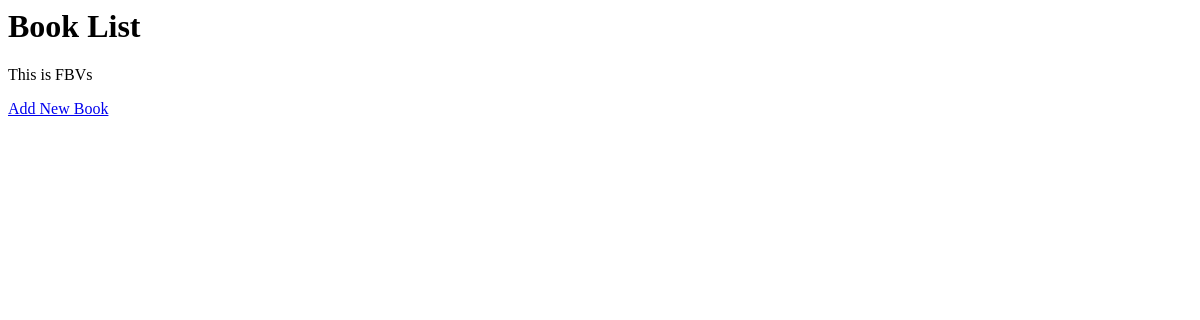
Page /app_F/fbv/ on the earlier database version.
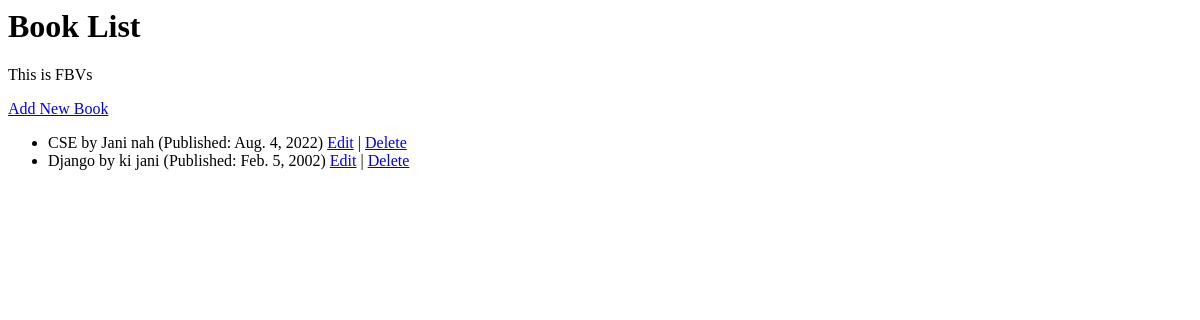
Same page on the later database version.
### app_F/models.py (models this page shows, shortened)
class Book(models.Model):
    title = models.CharField(max_length=200)
    author = models.CharField(max_length=100)
    published_date = models.DateField()

### app_F/views/fbv_views.py (the view)
# urls.py: path('fbv/', book_list, name='book_list'), # URL for viewing the book list
def book_list(request):
    books = Book.objects.all()  # Retrives all books from the database
    context = {
        'books' : books,
        'message' : 'This is FBVs' # Additional context varival
    }
    return render(request, 'books/book_list.html', context)

### templates/books/book_list.html (shortened to what this page needs)
<h1>Book List</h1>
<p>{{ message }}</p>
<a href="{% url 'book_add' }">Add New Book</a>
<ul>
    {% for book in books %}
        <li>{{ book.title }} by {{ book.author }} (Published: {{book.published_date}})
            <a href="{% url 'book_update' book.pk %}">Edit</a> |
            <a href="{% url 'book_delete' book.pk %}">Delete</a>
        </li>
</ul>

Differences in the rows shown:
added Book: title "CSE", author "Jani nah", published_date "Aug. 4, 2022"
added Book: title "Django", author "ki jani", published_date "Feb. 5, 2002"
